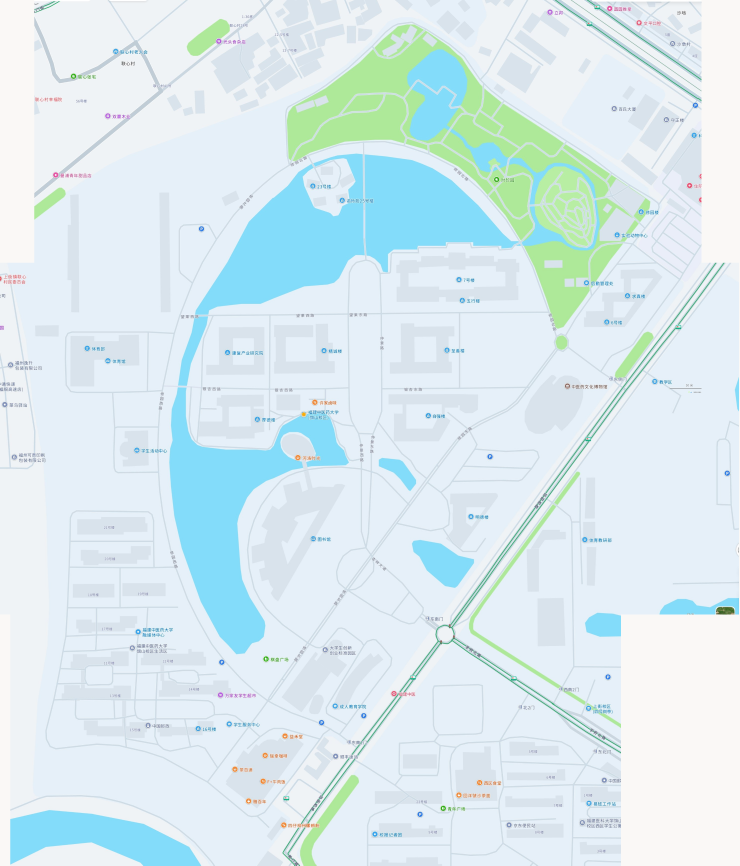
#> input picture _audit/campus_map_20261113/_data/amap/master.png, 2957 x 3463 px, found by its file name (shown at 1/4 size)
$ python r02_anchor_crops.py
#> lines starting #> are read from the running program, lines starting #| are printed output that depends on the picture
# -*- coding: utf-8 -*-
"""Anchor candidate crops; 2x upscaled, red crosshair at crop centre."""
import os, sys
import cv2, numpy as np

AMAP = r"C:\Users\Ko_Li\.openclaw\workspace\web\_audit\campus_map_20261113\_data\amap"
WORK = os.path.join(AMAP, "_work2")
im = cv2.imread(os.path.join(AMAP, "master.png"))
#> im is the input picture: shape (3463, 2957, 3); mean B, G, R 240.3, 235.5, 217.7
H, W = im.shape[:2]
#> H = 3463; W = 2957

def crop(name, cx, cy, hw=220, hh=160, scale=2.0):
    x0 = max(0, cx - hw); y0 = max(0, cy - hh)
    x1 = min(W, cx + hw); y1 = min(H, cy + hh)
    c = im[y0:y1, x0:x1].copy()
    c = cv2.resize(c, (int((x1 - x0) * scale), int((y1 - y0) * scale)), interpolation=cv2.INTER_NEAREST)
    # crosshair at requested centre
    px = int((cx - x0) * scale); py = int((cy - y0) * scale)
    cv2.drawMarker(c, (px, py), (0, 0, 255), cv2.MARKER_CROSS, 26, 2)
    cv2.putText(c, f"{cx},{cy}", (6, 20), cv2.FONT_HERSHEY_SIMPLEX, 0.55, (0, 0, 255), 1, cv2.LINE_AA)
    p = os.path.join(WORK, name)
    cv2.imwrite(p, c)
    return p

# rough estimates from preview_master_grid (displayed 1200x1405 -> master factor 2.464)
EST = {
    "a_library": (1232, 2164),
    "a_wuxing": (1996, 1257),
    "a_zhishan": (1829, 1301),
    "a_jingcheng": (1370, 1405),
    "a_kangfu": (924, 1412),
    "a_mingde": (1873, 2065),
    "a_b23": (1306, 789),
    "a_b7": (1836, 1158),
}
for k, (x, y) in EST.items():
    print(crop(k + ".png", x, y), (x, y))
#> this loop made 8 passes
#> pass 1, in crop, `c = im[y0:y1, x0:x1].copy()`:
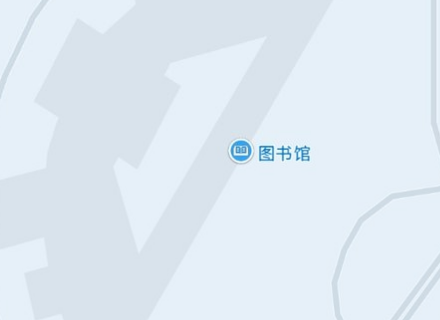
#> c: shape (320, 440, 3); mean B, G, R 243.4, 234.3, 223.8
#> pass 1, in crop, `cv2.imwrite(p, c)`:
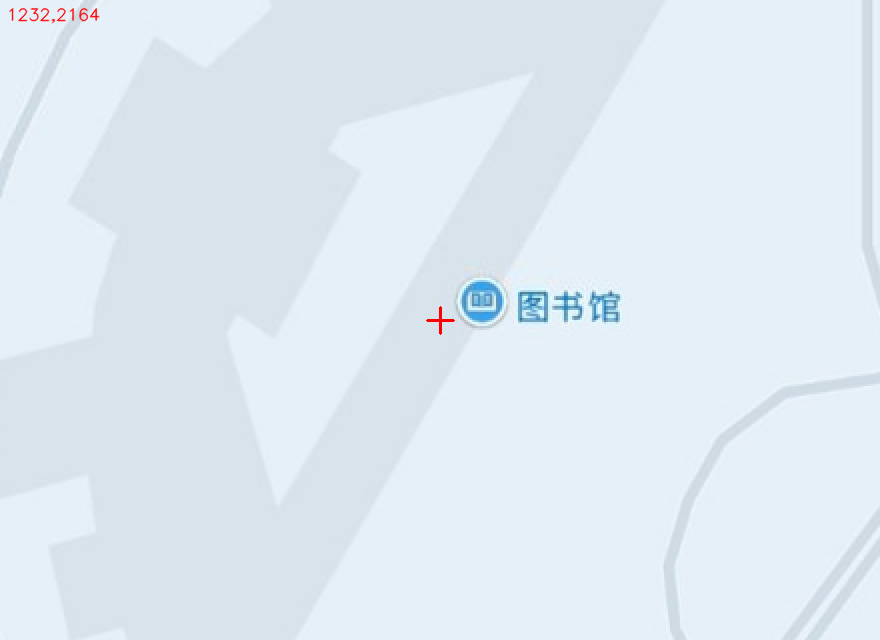
#> saved as a_library.png: shape (640, 880, 3); mean B, G, R 243.2, 234.1, 223.8
#> pass 2, in crop (call 2), `c = im[y0:y1, x0:x1].copy()`:
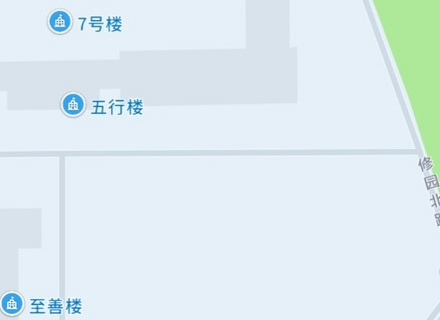
#> c: shape (320, 440, 3); mean B, G, R 241.3, 235.9, 222.6
